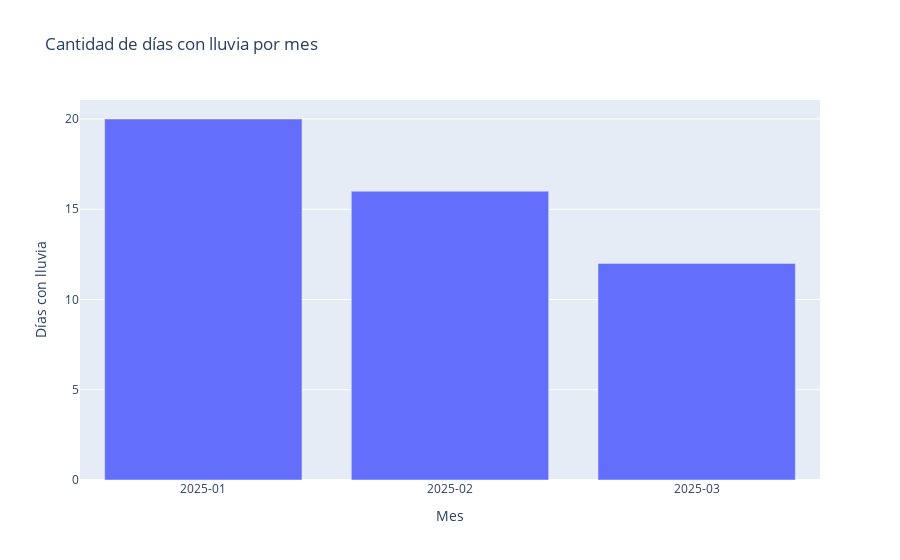

The code cell stored with this chart in its notebook:
### Code cell
# Contar días con lluvia por mes
dias_lluviosos_por_mes = df_pivot[df_pivot["lluvia"] > 0].groupby("Mes").size().reset_index(name="Días con lluvia")

# Ordenar para ver el mes con más días de lluvia
dias_lluviosos_por_mes = dias_lluviosos_por_mes.sort_values(by="Días con lluvia", ascending=False)

# Mostrar tabla
print(dias_lluviosos_por_mes)

fig_dias_lluvia = px.bar(
    dias_lluviosos_por_mes,
    x="Mes",
    y="Días con lluvia",
    title="Cantidad de días con lluvia por mes"
)
fig_dias_lluvia.update_xaxes(type="category")
fig_dias_lluvia.show()

### Figure 1 — Plotly figure (JSON) as saved in the notebook; plotly's stock layout.template omitted (floating-point values rounded to 4 significant figures)
{"data": [{"hovertemplate": "Mes=%{x}<br>Días con lluvia=%{y}<extra></extra>", "legendgroup": "", "marker": {"color": "#636efa", "pattern": {"shape": ""}}, "name": "", "orientation": "v", "showlegend": false, "textposition": "auto", "type": "bar", "x": ["2025-01", "2025-02", "2025-03"], "xaxis": "x", "y": [20, 16, 12], "yaxis": "y"}], "layout": {"barmode": "relative", "legend": {"tracegroupgap": 0}, "title": {"text": "Cantidad de días con lluvia por mes"}, "xaxis": {"anchor": "y", "domain": [0, 1], "title": {"text": "Mes"}, "type": "category"}, "yaxis": {"anchor": "x", "domain": [0, 1], "title": {"text": "Días con lluvia"}}}}
